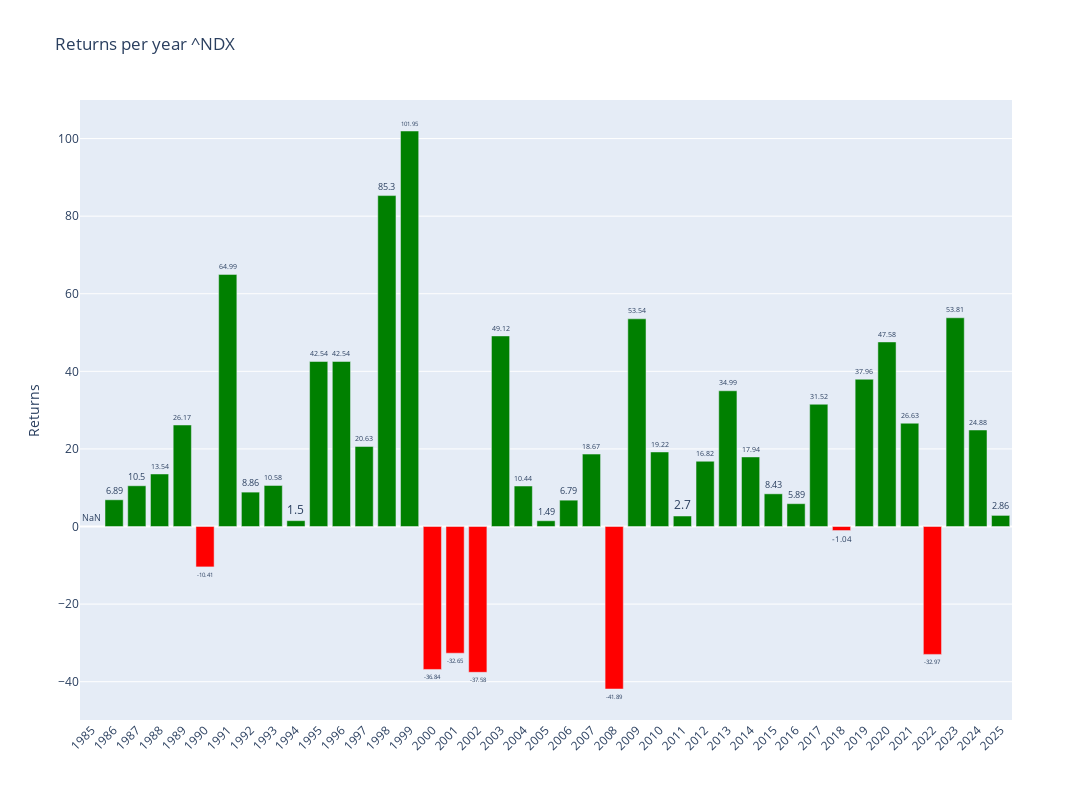

Notebook code for this chart:
### Code cell
# Plotly
fig = make_subplots()

# Add colors
colors = ['green' if x >= 0 else 'red' for x in annual_data['Return']]

# Graph (1,1)
fig.add_trace(go.Bar(y=annual_data['Return'],x=annual_data['Return'].index,text=round(annual_data['Return'],2),textposition='outside',marker_color=colors,hoverinfo='skip'),row=1,col=1)

# Update xaxis properties
fig.update_yaxes(title_text="Returns", row=1, col=1)

fig.update_layout(xaxis=dict(tickvals=annual_data.index,tickangle=-45),height=800, width=1300,title=f"Returns per year {ticker}")

fig.show()

### Figure 1 — Plotly figure (JSON) as saved in the notebook; plotly's stock layout.template omitted (floating-point values rounded to 4 significant figures)
{"data": [{"hoverinfo": "skip", "marker": {"color": ["red", "green", "green", "green", "green", "red", "green", "green", "green", "green", "green", "green", "green", "green", "green", "red", "red", "red", "green", "green", "green", "green", "green", "red", "green", "green", "green", "green", "green", "green", "green", "green", "green", "red", "green", "green", "green", "red", "green", "green", "green"]}, "text": [NaN, 6.89, 10.5, 13.54, 26.17, -10.41, 64.99, 8.86, 10.58, 1.5, 42.54, 42.54, 20.63, 85.3, 102.0, -36.84, -32.65, -37.58, 49.12, 10.44, 1.49, 6.79, 18.67, -41.89, 53.54, 19.22, 2.7, 16.82, 34.99, 17.94, 8.43, 5.89, 31.52, -1.04, 37.96, 47.58, 26.63, -32.97, 53.81, 24.88, 2.86], "textposition": "outside", "type": "bar", "x": [1985, 1986, 1987, 1988, 1989, 1990, 1991, 1992, 1993, 1994, 1995, 1996, 1997, 1998, 1999, 2000, 2001, 2002, 2003, 2004, 2005, 2006, 2007, 2008, 2009, 2010, 2011, 2012, 2013, 2014, 2015, 2016, 2017, 2018, 2019, 2020, 2021, 2022, 2023, 2024, 2025], "xaxis": "x", "y": [NaN, 6.886, 10.5, 13.54, 26.17, -10.41, 64.99, 8.865, 10.58, 1.504, 42.54, 42.54, 20.63, 85.3, 102.0, -36.84, -32.65, -37.58, 49.12, 10.44, 1.485, 6.789, 18.67, -41.89, 53.54, 19.22, 2.704, 16.82, 34.99, 17.94, 8.427, 5.886, 31.52, -1.039, 37.96, 47.58, 26.63, -32.97, 53.81, 24.88, 2.865], "yaxis": "y"}], "layout": {"height": 800, "title": {"text": "Returns per year ^NDX"}, "width": 1300, "xaxis": {"anchor": "y", "domain": [0, 1], "tickangle": -45, "tickvals": [1985, 1986, 1987, 1988, 1989, 1990, 1991, 1992, 1993, 1994, 1995, 1996, 1997, 1998, 1999, 2000, 2001, 2002, 2003, 2004, 2005, 2006, 2007, 2008, 2009, 2010, 2011, 2012, 2013, 2014, 2015, 2016, 2017, 2018, 2019, 2020, 2021, 2022, 2023, 2024, 2025]}, "yaxis": {"anchor": "x", "domain": [0, 1], "title": {"text": "Returns"}}}}
